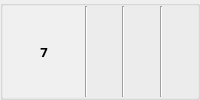
                      <widget class="QGroupBox" name="groupBox_16">
                       <property name="title">
                        <string/>
                       </property>
                       <layout class="QHBoxLayout" name="horizontalLayout_9">
                        <property name="spacing">
                         <number>0</number>
                        </property>
                        <property name="leftMargin">
                         <number>0</number>
                        </property>
                        <property name="topMargin">
                         <number>0</number>
                        </property>
                        <property name="rightMargin">
                         <number>0</number>
                        </property>
                        <property name="bottomMargin">
                         <number>0</number>
                        </property>
                        <item>
                         <widget class="QLabel" name="label_16">
                          <property name="minimumSize">
                           <size>
                            <width>82</width>
                            <height>0</height>
                           </size>
                          </property>
                          <property name="maximumSize">
                           <size>
                            <width>60</width>
                            <height>16777215</height>
                           </size>
                          </property>
                          <property name="font">
                           <font>
                            <family>나눔고딕</family>
                            <pointsize>10</pointsize>
                            <weight>75</weight>
                            <bold>true</bold>
                           </font>
                          </property>
                          <property name="styleSheet">
                           <string notr="true">background-color : rgb(240, 240, 240)</string>
                          </property>
                          <property name="text">
                           <string>7</string>
                          </property>
                          <property name="alignment">
                           <set>Qt::AlignCenter</set>
                          </property>
                         </widget>
                        </item>
                        <item>
                         <widget class="Line" name="line_8">
                          <property name="orientation">
                           <enum>Qt::Vertical</enum>
                          </property>
                         </widget>
                        </item>
                        <item>
                         <widget class="QLabel" name="nielsen_TV_Programme7">
                          <property name="font">
                           <font>
                            <family>나눔고딕</family>
                            <pointsize>10</pointsize>
                           </font>
                          </property>
                          <property name="text">
                           <string/>
                          </property>
                          <property name="margin">
                           <number>0</number>
                          </property>
                         </widget>
                        </item>
                        <item>
                         <widget class="Line" name="line_36">
                          <property name="orientation">
                           <enum>Qt::Vertical</enum>
                          </property>
                         </widget>
                        </item>
                        <item>
                         <widget class="QLabel" name="nielsen_TV_Broadcast7">
                          <property name="maximumSize">
                           <size>
                            <width>200</width>
                            <height>16777215</height>
                           </size>
                          </property>
                          <property name="font">
                           <font>
                            <family>나눔고딕</family>
                            <pointsize>10</pointsize>
                           </font>
                          </property>
                          <property name="text">
                           <string/>
                          </property>
                          <property name="margin">
                           <number>0</number>
                          </property>
                         </widget>
                        </item>
                        <item>
                         <widget class="Line" name="line_18">
                          <property name="orientation">
                           <enum>Qt::Vertical</enum>
                          </property>
                         </widget>
                        </item>
                        <item>
                         <widget class="QLabel" name="nielsen_TV_Audience7">
                          <property name="maximumSize">
                           <size>
                            <width>150</width>
                            <height>16777215</height>
                           </size>
                          </property>
                          <property name="font">
                           <font>
                            <family>나눔고딕</family>
                            <pointsize>10</pointsize>
                           </font>
                          </property>
                          <property name="text">
                           <string/>
                          </property>
                          <property name="alignment">
                           <set>Qt::AlignCenter</set>
                          </property>
                         </widget>
                        </item>
                       </layout>
                      </widget>
